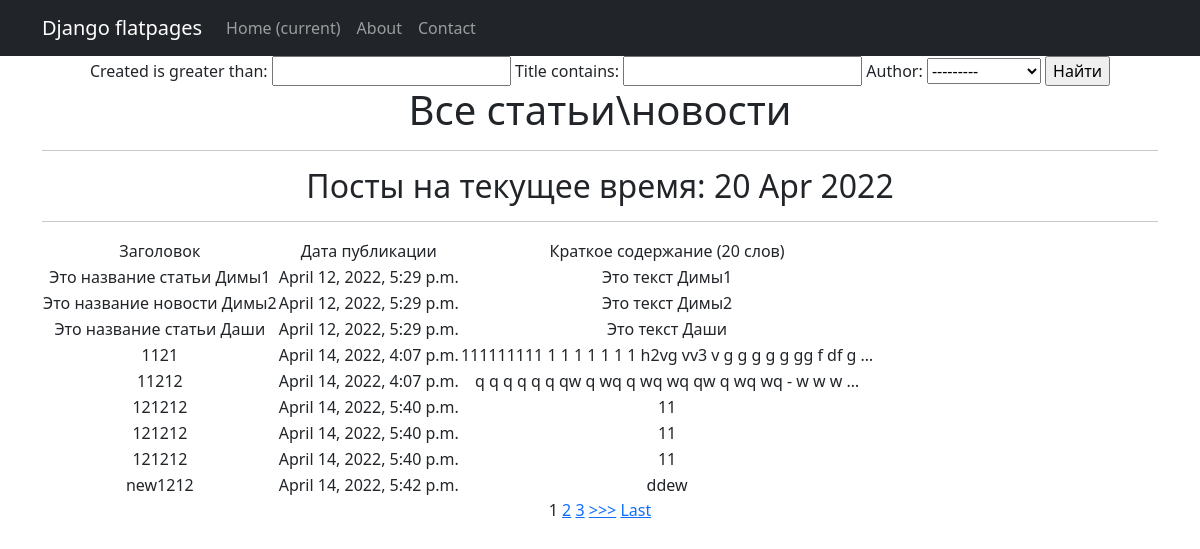
/news/search/, run on an earlier commit of the app's database.
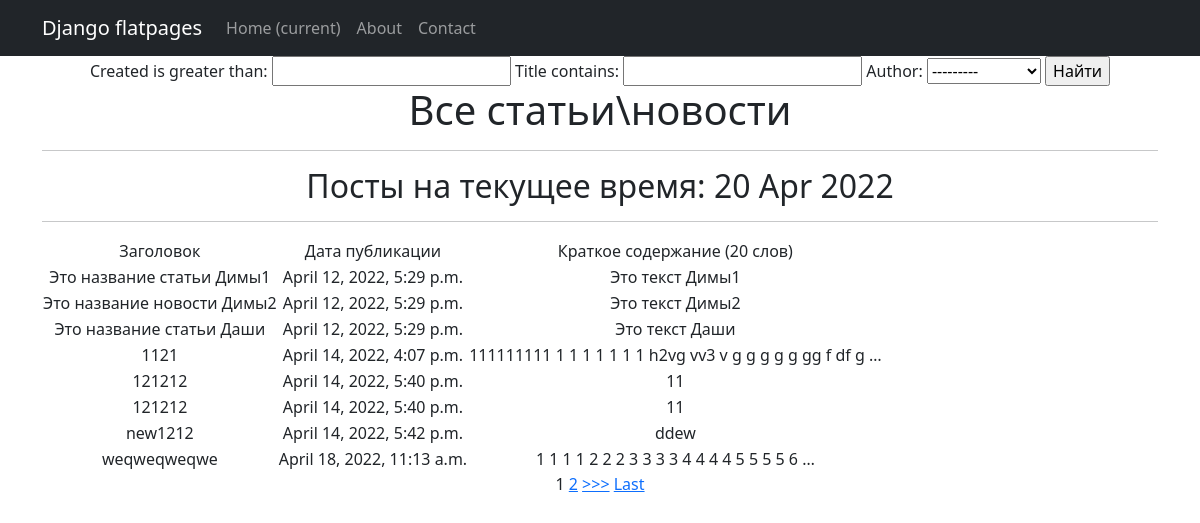
And on a later commit of the database.
### news/models.py (models this page shows, shortened)
class Post(models.Model):
    article = 'a'
    news = 'n'
    POST_TYPE = [
        (article, "Статья"),
        (news, "Новость")
    ]
    author = models.ForeignKey(Author, on_delete=models.CASCADE)
    post_type = models.CharField(max_length=1, choices=POST_TYPE, default=article)
    created = models.DateTimeField(auto_now_add=True)
    cats = models.ManyToManyField(Category, through='PostCategory')
    title = models.CharField(max_length=256)
    text = models.TextField()
    rating = models.IntegerField(default=0)

### news/views.py (the view)
# urls.py: path('search/', NewsFilter.as_view(), name='post_filter'),
class NewsFilter(ListView):
    model = Post
    template_name = 'news/search.html'
    context_object_name = 'post_filter'
    paginate_by = 4
    def get_context_data(self, **kwargs):  # забираем отфильтрованные объекты переопределяя метод get_context_data у
        context = super().get_context_data(**kwargs)
        context['filter'] = post_filter(self.request.GET,
                                        queryset=self.get_queryset())  # вписываем наш фильтр в контекст
        context['time_now'] = datetime.utcnow()
        context['value1'] = None
        return context

### news/models.py (called while the page is built)
    def __str__(self):
        return self.user.username

### news/templatetags/custom_filters.py (called while the page is built)
@register.filter (name = 'Censor')
def Censor (value):
    cens = ('qwerty', 'solomid')
    text = set(value.split())
    for x in text:
        for y in cens:
            if x == y:
                return value.replace(x, '-',3)
    return value

### templates/news/search.html (shortened to what this page needs)
{% extends 'flatpages/default.html' %}
{% load custom_filters %}
{% load custom_filters %}
{% block content %}
<form method="GET">
    {{ filter.form }}
    <input type="submit" value="Найти">
</form>
    <h1>Все статьи\новости</h1>
    <hr>
    <h2>Посты на текущее время: {{ time_now|date:'d M Y' }}</h2>
    <hr>
{% if post_filter %}
        <table>
            <tr>
                <td>
                    Заголовок
                </td>
                <td>
                    Дата публикации
                </td>
                <td>
                    Краткое содержание (20 слов)
                </td>
            </tr>
        {% for Post in filter.qs %}
            <tr>
                <td>
                    {{Post.title|Censor}}
                </td>
                <td>
                    {{Post.created}}
                </td>
                <td>
                    {{Post.text|truncatewords:20|Censor}}
                </td>
            </tr>
        {% endfor %}
        </table>
   {% else %}
        <h2>Товаров нет!</h2>
    {% endif %}
{% if is_paginated %}
    {% for num in page_obj.paginator.page_range %}
        {% if page_obj.number == num %}
            <a>{{ num }}</a>
        {% elif num > page_obj.number|add:'-3' and num < page_obj.number|add:'3' %}
            <a href="?page={{ num }}">{{ num }}</a>
        {% endif %}
    {% endfor %}
    {% if page_obj.has_next %}
        <a href="?page={{ page_obj.next_page_number }}">>>></a>
        <a href="?page={{ page_obj.paginator.num_pages }}">Last</a>
    {% endif %}
{% endif %}
{% endblock content %}

What changed in the data, as far as the page shows it:
removed Post: title|Censor "11212", created "April 14, 2022, 4:07 p.m.", text|Censor "q q q q q q qw q wq q wq wq qw q wq wq - w w w …"
removed Post: title|Censor "121212", created "April 14, 2022, 5:40 p.m.", text|Censor "11"
added Post: title|Censor "weqweqweqwe", created "April 18, 2022, 11:13 a.m.", text|Censor "1 1 1 1 2 2 2 3 3 3 3 4 4 4 4 5 5 5 5 6 …"
Also different on the page:
list line gone: "3"
